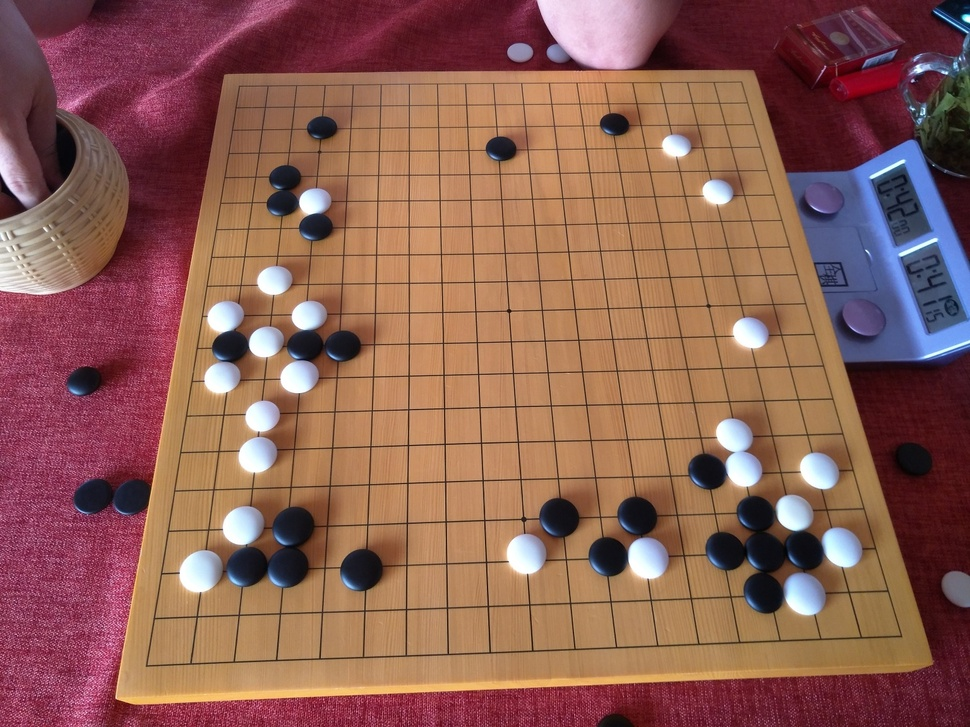
#> input picture src/debug_original_img.jpg, 970 x 727 px, shrunk from 1536 x 1152 before the run, found by its file name
$ jupyter execute WQBD1.ipynb   (shell and % lines are left out)
#> lines starting #> are read from the running program, lines starting #| are printed output that depends on the picture
<a href="https://colab.research.google.com/github/zgbl/WeiqiBoardDetect/blob/main/notebooks/WQBD1.ipynb" target="_parent"></a>

[cell 1]
#安装中文支持
#!apt-get -y install fonts-noto-cjk
# 删除损坏字体（如果之前下载了）

# ✅ 从 GitHub 安装 SimHei 字体（有效版本）

[cell 2]
import cv2
import numpy as np
import matplotlib.pyplot as plt
import matplotlib
import matplotlib.font_manager as fm

[cell 3]
from google.colab import files
import os
from PIL import Image

[cell 4]
uploaded = files.upload()
#> the answer given: debug_original_img.jpg

[cell 5]
#2加载图像
img_path = list(uploaded.keys())[0]
img = cv2.imread(img_path)
#> img is the input picture: shape (727, 970, 3); mean B, G, R 83.6, 95.2, 141.6
img_rgb = cv2.cvtColor(img, cv2.COLOR_BGR2RGB)

[cell 6]
# 查找 Colab 中所有 Noto 字体

# 设置一个已安装的中文字体
font_path = "/usr/share/fonts/opentype/noto/NotoSansCJK-Regular.ttc"

# 设置 matplotlib 使用该字体
font_prop = fm.FontProperties(fname=font_path)
#plt.rcParams['font.family'] = font_prop.get_name()
#plt.rcParams['axes.unicode_minus'] = False  # 负号正常显示

[cell 7]
# 获取字体名称，供 rcParams 使用
print(fm.FontProperties(fname=font_path).get_name())

[cell 8]
# ✅ 测试是否显示中文
plt.figure(figsize=(6,4))
plt.plot([1, 2, 3], [3, 2, 1])
plt.title("围棋图像处理测试 - 默认字体123 围棋", fontproperties=font_prop)
plt.xlabel("X轴", fontproperties=font_prop)
plt.ylabel("Y轴", fontproperties=font_prop)
plt.grid()
plt.show()
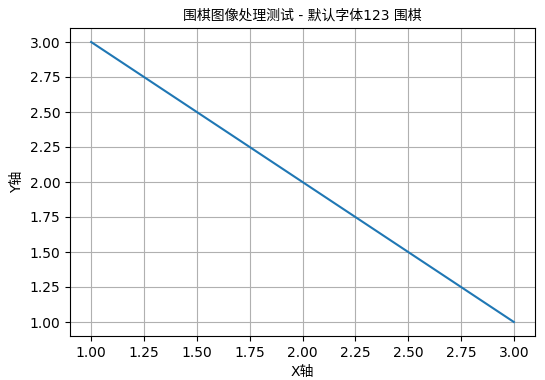
#> figure drawn by matplotlib, 1 panel

[cell 9]
#3 显示原图
plt.figure(figsize=(10, 10))
plt.imshow(img_rgb)
#plt.title("Pic1 原图")
plt.title("围棋图像处理测试 - Pic1 原图", fontproperties=font_prop)
plt.show()

[cell 10]
# Step 4: 假设整张图已经是棋盘（如果没有歪斜的话）
# 若不是完整棋盘图，可以先做 perspective transform，后续补上
height, width, _ = img.shape
#> height = 727; width = 970
grid_size = 19
cell_h = height // grid_size
#> cell_h = 38
cell_w = width // grid_size
#> cell_w = 51
